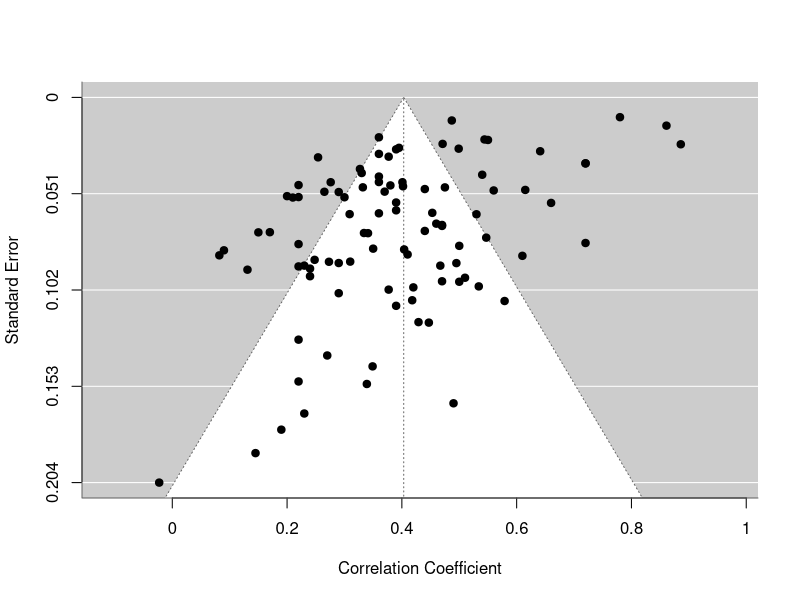
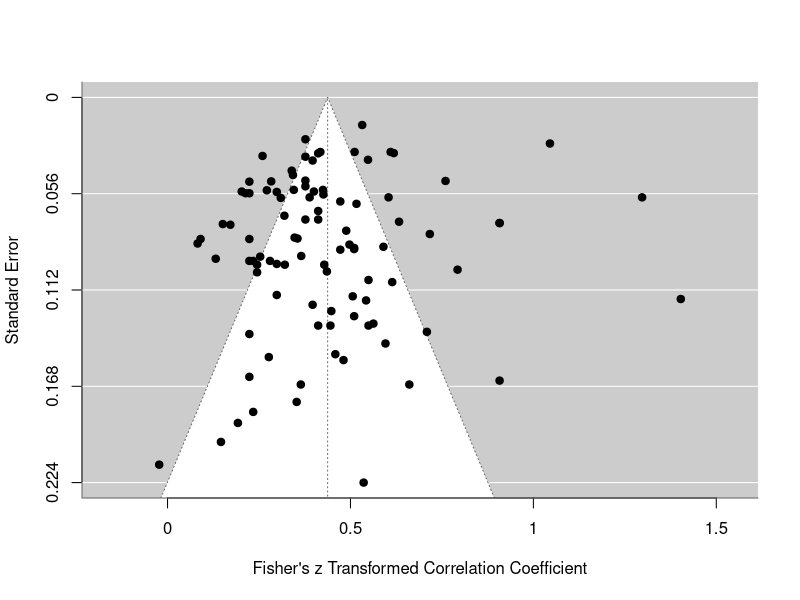
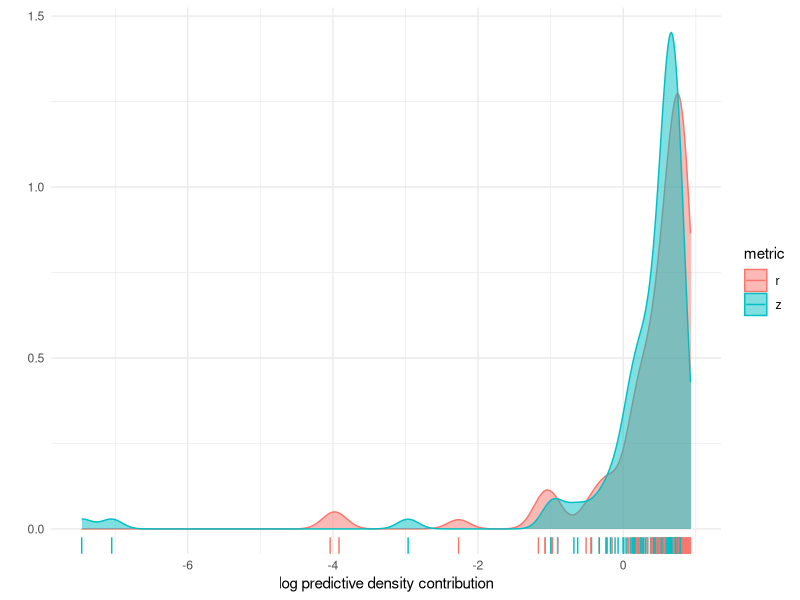
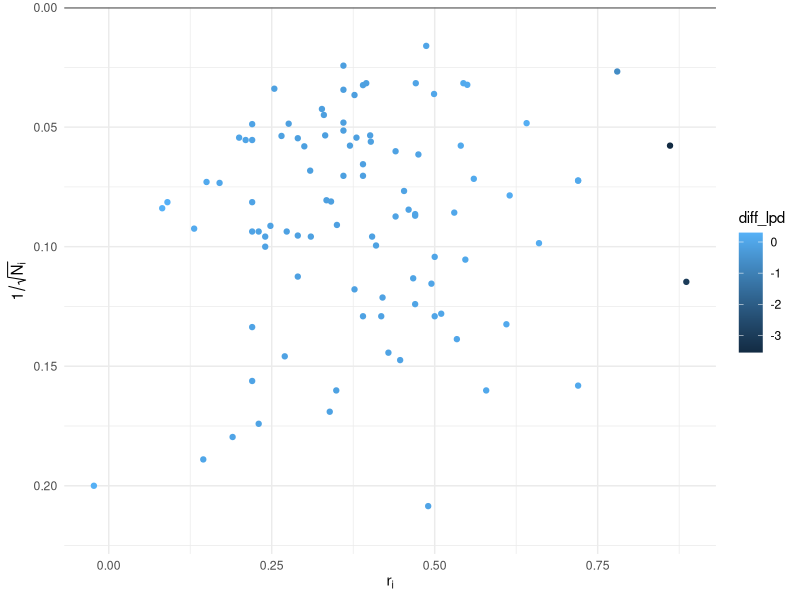
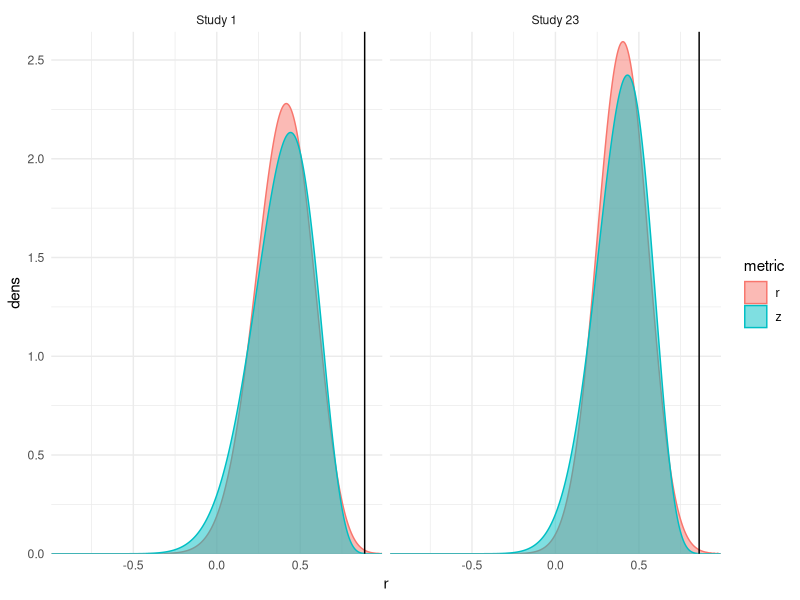

Source code (R) for these figures, in order:
library(conflicted)
library(tidyverse)
conflicts_prefer(dplyr::filter, .quiet = TRUE)

library(metadat)
library(metafor)
library(statmod)

data("dat.crede2010", package = "metadat")
dat <- 
  dat.crede2010 %>%
  mutate(
    ri = if_else(ri < -0.1, -ri, ri) 
  ) %>%
  escalc(measure="ZCOR", ri=ri, ni=ni, data = ., var.names = c("z", "Vz")) %>%
  escalc(measure="COR", ri=ri, ni=ni, data = ., var.names = c("r", "Vr"))

k <- nrow(dat)

#-------------------------------------------------------------------------------
# Pearson's r

res_r <- rma(yi = r, vi = Vr, data = dat)
summary(res_r)
funnel(res_r)


d_r <- function(ri, Ni, mu, tau, log = FALSE, points = 99) {
  if (is.infinite(Ni)) {
    dens_ri <- dnorm(ri, mean = mu, sd = tau)
    Const <- diff(pnorm(c(-1,1), mean = mu, sd = tau))
  } else {
    qp <- gauss.quad.prob(n = points, dist = "normal", mu = mu, sigma = tau)
    sub <- which(-1 < qp$nodes & qp$nodes < 1)
    wt <- qp$weights[sub]
    rho <- qp$nodes[sub]
    dens_ri <- sapply(ri, \(r) sum(wt * dnorm(r, mean = rho, sd = (1 - rho^2) / sqrt(Ni))))
    Const <- sum(wt)
  }
  if (log) {
    log(dens_ri) - log(Const)
  } else {
    dens_ri / Const
  }
}


f_lpd_r <- function(i, mod, points = 99) {
  id <- 1:mod$k
  mod_i <- update(mod, subset = id != i)
  lpd <- d_r(
    ri = mod$yi[i], 
    Ni = mod$data$ni[i], 
    mu = as.numeric(mod_i$b), 
    tau = sqrt(mod_i$tau2), 
    log = TRUE,
    points = points
  )
  data.frame(
    mu_r = as.numeric(mod_i$b),
    tau_r = sqrt(mod_i$tau2),
    lpd_r = lpd
  )
}

dat <- bind_cols(dat, map_dfr(1:k, f_lpd_r, mod = res_r, points = 499))
summary(dat$lpd_r)
mean(dat$lpd_r)

#-------------------------------------------------------------------------------
# Fisher's z

res_Z <- rma(yi = z, vi = Vz, data = dat)
summary(res_Z)
funnel(res_Z)

d_Z <- function(ri, Ni, mu, tau, log = FALSE) {
  zi <- atanh(ri)
  sd <- sqrt(tau^2 + 1 / (Ni - 3))
  jac_const <- 1 / (1 - ri^2)
  if (log) {
    dnorm(zi, mean = mu, sd = sd, log = TRUE) + log(jac_const)
  } else {
    dnorm(zi, mean = mu, sd = sd) * jac_const
  }
}

f_lpd_Z <- function(i, mod) {
  id <- 1:mod$k
  mod_i <- update(mod, subset = id != i)
  lpd <- d_Z(
    ri = tanh(mod$yi[i]), 
    Ni = mod$data$ni[i], 
    mu = as.numeric(mod_i$b), 
    tau = sqrt(mod_i$tau2), 
    log = TRUE
  )
  data.frame(
    mu_z = as.numeric(mod_i$b),
    tau_z = sqrt(mod_i$tau2),
    lpd_z = lpd
  )
}

dat <- bind_cols(dat, map_dfr(1:k, f_lpd_Z, mod = res_Z))
summary(dat$lpd_z)
mean(dat$lpd_z)

dat$diff_lpd <- with(dat, lpd_z - lpd_r)
summary(dat$diff_lpd)
mean(dat$diff_lpd)
sd(dat$diff_lpd) / sqrt(k)

lpd_dat <- 
  dat %>%
  select(studyid, ni, ri, matches("_(r|z)$")) %>%
  pivot_longer(
    matches("_(r|z)$"), 
    names_to = c(".value","metric"), names_pattern = "(.+)_(.)"
  )

ggplot(lpd_dat) + 
  aes(lpd, color = metric, fill = metric) + 
  geom_density(alpha = 0.5) +
  geom_rug() + 
  labs(
    x = "log predictive density contribution",
    y = ""
  ) + 
  theme_minimal()

ggplot(dat) + 
  aes(ri, 1 / sqrt(ni), color = diff_lpd) + 
  geom_hline(yintercept = 0) + 
  geom_point() +
  scale_y_reverse(expand = expansion(0, c(0.02,0))) + 
  labs(
    x = expression(r[i]),
    y = expression(1 / sqrt(N[i]))
  ) + 
  theme_minimal()

outliers <- 
  dat %>%
  filter(diff_lpd < -1) %>%
  select(studyid, ni, ri, mu_r, tau_r, mu_z, tau_z) %>%
  cross_join(tibble(r = seq(-0.99,0.99,0.005))) %>%
  rowwise() %>%
  mutate(
    studyid = paste("Study", studyid),
    dens_r = d_r(ri = r, Ni = ni, mu = mu_r, tau = tau_r, points = 499),
    dens_z = d_Z(ri = r, Ni = ni, mu = mu_z, tau = tau_z)
  ) %>%
  ungroup() %>%
  pivot_longer(
    matches("_(r|z)$"), 
    names_to = c(".value","metric"), names_pattern = "(.+)_(.)"
  )

ggplot(outliers) + 
  aes(x = r, y = dens, color = metric, fill = metric) + 
  facet_wrap(~ studyid) + 
  geom_area(alpha = 0.5, position = position_identity()) +
  geom_vline(aes(xintercept = ri)) + 
  scale_x_continuous(expand = expansion(0,0)) + 
  scale_y_continuous(expand = expansion(0,c(0,0.05))) + 
  theme_minimal()
